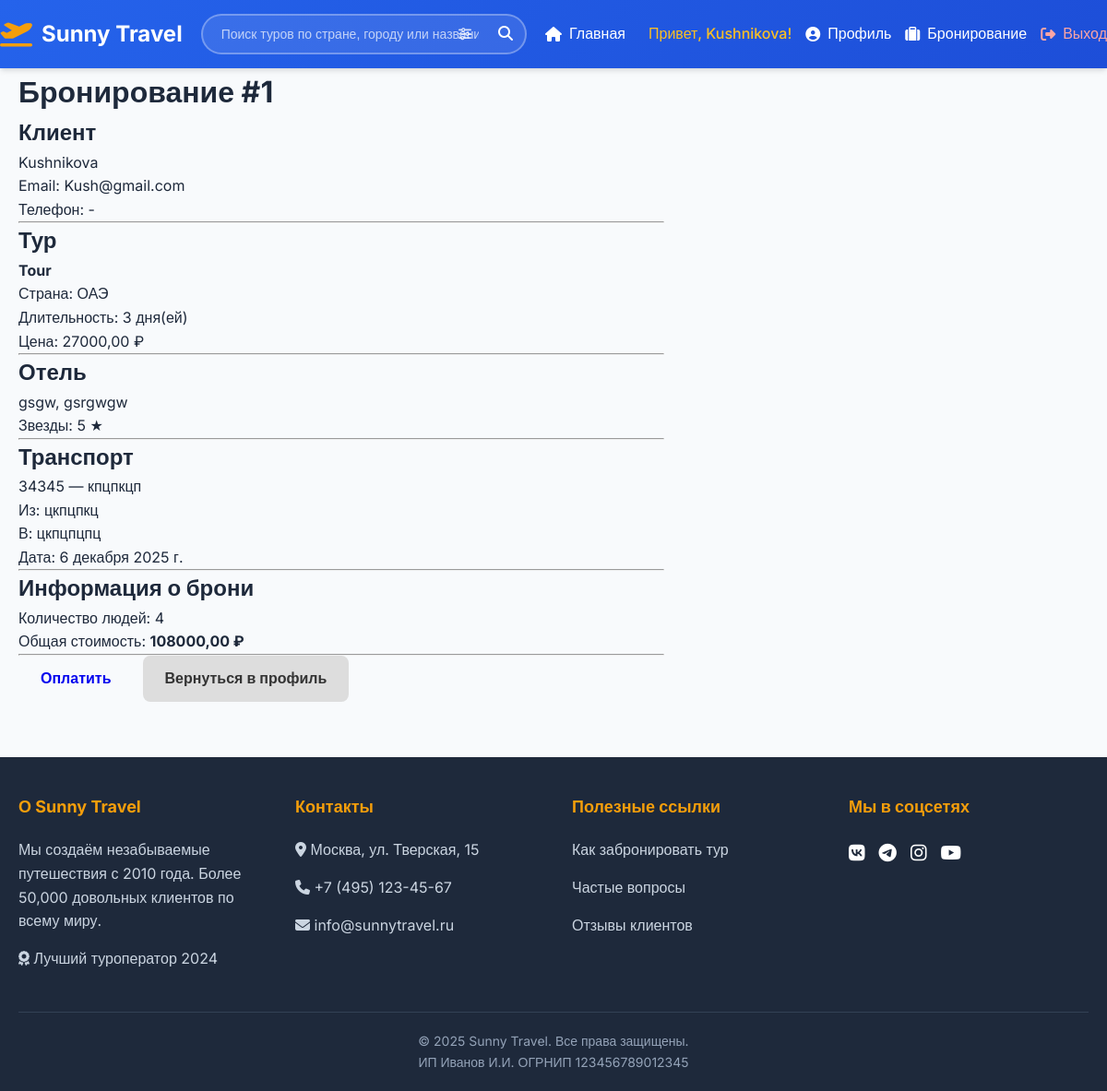
The app's page /booking/1/ (signed in) with its own data.
### main/models.py (models this page shows, shortened)
class Booking(models.Model):
    user = models.ForeignKey(User, on_delete=models.CASCADE, null=True, blank=True)
    client = models.ForeignKey(Client, on_delete=models.CASCADE)
    tour = models.ForeignKey(Tour, on_delete=models.CASCADE)
    hotel = models.ForeignKey(Hotel, on_delete=models.CASCADE)
    transport = models.ForeignKey(Transport, on_delete=models.CASCADE)
    people = models.IntegerField()
    total_price = models.DecimalField(max_digits=10, decimal_places=2)

class Client(models.Model):
    full_name = models.CharField(max_length=100)
    email = models.EmailField()
    phone = models.CharField(max_length=20)
    passport_number = models.CharField(max_length=20)
    birth_date = models.DateField()
    address = models.CharField(max_length=255)

class Tour(models.Model):
    title = models.CharField(max_length=100)
    country = models.CharField(max_length=100)
    duration_days = models.IntegerField()
    description = models.TextField()
    price = models.DecimalField(max_digits=10, decimal_places=2)
    available = models.BooleanField(default=True)

class Hotel(models.Model):
    name = models.CharField(max_length=100)
    city = models.CharField(max_length=100)
    stars = models.IntegerField()
    description = models.TextField()
    rooms = models.IntegerField()
    price_per_night = models.DecimalField(max_digits=8, decimal_places=2)

class Transport(models.Model):
    transport_type = models.CharField(max_length=50)
    company = models.CharField(max_length=100)
    departure_city = models.CharField(max_length=100)
    arrival_city = models.CharField(max_length=100)
    date = models.DateField()
    price = models.DecimalField(max_digits=10, decimal_places=2)

### main/views.py (the view)
# urls.py: path('booking/<int:booking_id>/', views.booking_detail, name='booking_detail'),
@login_required
def booking_detail(request, booking_id):
    booking = get_object_or_404(Booking, id=booking_id, user=request.user)
    return render(request, "main/booking_detail.html", {"booking": booking})

### main/templates/main/booking_detail.html (shortened to what this page needs)
{% extends 'main/base.html' %}
{% block content %}
<div class="card" style="max-width:700px;">
  <h1>Бронирование #{{ booking.id }}</h1>
  <h2>Клиент</h2>
  <p>{{ booking.client.full_name }}</p>
  <p>Email: {{ booking.client.email }}</p>
  <p>Телефон: {{ booking.client.phone }}</p>
  <hr>
  <h2>Тур</h2>
  <p><strong>{{ booking.tour.title }}</strong></p>
  <p>Страна: {{ booking.tour.country }}</p>
  <p>Длительность: {{ booking.tour.duration_days }} дня(ей)</p>
  <p>Цена: {{ booking.tour.price }} ₽</p>
  {% if booking.hotel %}
  <hr>
  <h2>Отель</h2>
  <p>{{ booking.hotel.name }}, {{ booking.hotel.city }}</p>
  <p>Звезды: {{ booking.hotel.stars }} ★</p>
  {% endif %}
  {% if booking.transport %}
  <hr>
  <h2>Транспорт</h2>
  <p>{{ booking.transport.transport_type }} — {{ booking.transport.company }}</p>
  <p>Из: {{ booking.transport.departure_city }}</p>
  <p>В: {{ booking.transport.arrival_city }}</p>
  <p>Дата: {{ booking.transport.date }}</p>
  {% endif %}
  <hr>
  <h2>Информация о брони</h2>
  <p>Количество людей: {{ booking.people }}</p>
  <p>Общая стоимость: <strong>{{ booking.total_price }} ₽</strong></p>
  <hr>
  <div style="display:flex;gap:10px;">
    <a class="btn" href="{% url 'main:payment' %}">Оплатить</a>
    <a class="btn" href="{% url 'main:profile' %}" style="background:#ddd;color:#333;">Вернуться в профиль</a>
  </div>
</div>
{% endblock %}

### main/templates/main/base.html (shortened to what this page needs)
<!doctype html>
<html lang="ru">
<head>
  <link rel="stylesheet" href="https://cdnjs.cloudflare.com/ajax/libs/font-awesome/6.4.0/css/all.min.css">
</head>
<body>
  <header>
    <div class="container header-container">
      <a class="logo" href="{% url 'main:home' %}">
        <i class="fas fa-plane-departure"></i>
        <span>Sunny Travel</span>
      </a>
      <div class="search-container">
        <form action="{% url 'main:search' %}" method="get" class="search-form" id="searchForm">
          <input type="text"
                 name="q"
                 id="searchInput"
                 class="search-input"
                 placeholder="Поиск туров по стране, городу или названию..."
                 value="{{ request.GET.q|default:'' }}"
                 autocomplete="off">
          <button type="submit" class="search-button">
            <i class="fas fa-search"></i>
          </button>
          <a href="{% url 'main:search' %}" class="advanced-search-btn" title="Расширенный поиск">
            <i class="fas fa-sliders-h"></i>
          </a>
        </form>
      </div>
      <nav>
        <a href="{% url 'main:home' %}">
          <i class="fas fa-home"></i>
          <span>Главная</span>
        </a>
        {% if user.is_authenticated %}
          <div class="user-info">
            <span style="color: #fbbf24;">Привет, {{ user.username }}!</span>
            <a href="{% url 'main:profile' %}">
              <i class="fas fa-user-circle"></i>
              <span>Профиль</span>
            </a>
            <a href="{% url 'main:create_booking' %}">
              <i class="fas fa-suitcase"></i>
              <span>Бронирование</span>
            </a>
            <a href="{% url 'main:logout' %}" style="color: #fca5a5;">
              <i class="fas fa-sign-out-alt"></i>
              <span>Выход</span>
            </a>
          </div>
        {% endif %}
      </nav>
    </div>
  </header>
  <main class="container">
    {% block content %}{% endblock %}
  </main>
  <footer>
    <div class="container">
      <div class="footer-content">
        <div class="footer-section">
          <h3>О Sunny Travel</h3>
          <p>Мы создаём незабываемые путешествия с 2010 года. Более 50,000 довольных клиентов по всему миру.</p>
          <p><i class="fas fa-award"></i> Лучший туроператор 2024</p>
        </div>
        <div class="footer-section">
          <h3>Контакты</h3>
          <p><i class="fas fa-map-marker-alt"></i> Москва, ул. Тверская, 15</p>
          <p><i class="fas fa-phone"></i> +7 (495) 123-45-67</p>
          <p><i class="fas fa-envelope"></i> info@sunnytravel.ru</p>
        </div>
        <div class="footer-section">
          <h3>Полезные ссылки</h3>
          <p><a href="#" style="color:#cbd5e1;text-decoration:none;">Как забронировать тур</a></p>
          <p><a href="#" style="color:#cbd5e1;text-decoration:none;">Частые вопросы</a></p>
          <p><a href="#" style="color:#cbd5e1;text-decoration:none;">Отзывы клиентов</a></p>
        </div>
        <div class="footer-section">
          <h3>Мы в соцсетях</h3>
          <div class="social-links">
            <a href="#"><i class="fab fa-vk"></i></a>
            <a href="#"><i class="fab fa-telegram"></i></a>
            <a href="#"><i class="fab fa-instagram"></i></a>
            <a href="#"><i class="fab fa-youtube"></i></a>
          </div>
        </div>
      </div>
      <div class="footer-bottom">
        <p>&copy; {% now "Y" %} Sunny Travel. Все права защищены.</p>
        <p>ИП Иванов И.И. ОГРНИП 123456789012345</p>
      </div>
    </div>
  </footer>
</body>
</html>

### main/templates/main/base.html (style rules this page uses)
:root { --primary: #2563eb; --primary-dark: #1d4ed8; --secondary: #f59e0b; --accent: #10b981; --light: #f8fafc; --dark: #1e293b; --muted: #64748b; --card-bg: #ffffff; --card-border: #e2e8f0; --shadow: 0 4px 6px -1px rgba(0, 0, 0, 0.1), 0 2px 4px -1px rgba(0, 0, 0, 0.06); --shadow-lg: 0 10px 15px -3px rgba(0, 0, 0, 0.1), 0 4px 6px -2px rgba(0, 0, 0, 0.05); }
* { margin: 0; padding: 0; box-sizing: border-box; }
body { font-family: 'Inter', sans-serif; background-color: var(--light); color: var(--dark); line-height: 1.6; }
header { background: linear-gradient(135deg, var(--primary) 0%, var(--primary-dark) 100%); color: white; box-shadow: var(--shadow); position: sticky; top: 0; z-index: 1000; }
.container { max-width: 1200px; margin: 0 auto; padding: 0 20px; }
.header-container { display: flex; justify-content: space-between; align-items: center; padding: 15px 0; }
.logo { display: flex; align-items: center; gap: 10px; text-decoration: none; color: white; font-size: 24px; font-weight: 700; }
.logo i { color: var(--secondary); font-size: 28px; }
.search-container { flex: 1; max-width: 500px; margin: 0 20px; position: relative; }
.search-form { position: relative; }
.search-input { width: 100%; padding: 12px 50px 12px 20px; border: 2px solid rgba(255,255,255,0.3); border-radius: 30px; font-size: 14px; background: rgba(255,255,255,0.1); color: white; transition: all 0.3s; }
.search-input::placeholder { color: rgba(255,255,255,0.7); }
.search-button { position: absolute; right: 15px; top: 50%; transform: translateY(-50%); background: none; border: none; color: white; cursor: pointer; font-size: 16px; }
.advanced-search-btn { position: absolute; right: 60px; top: 50%; transform: translateY(-50%); color: rgba(255,255,255,0.8); text-decoration: none; font-size: 14px; }
nav { display: flex; align-items: center; gap: 25px; }
nav a { color: white; text-decoration: none; font-weight: 500; font-size: 16px; transition: all 0.3s ease; display: flex; align-items: center; gap: 8px; }
.user-info { display: flex; align-items: center; gap: 15px; }
.user-info span { font-weight: 500; }
.btn { display: inline-flex; align-items: center; justify-content: center; gap: 8px; padding: 12px 24px; border-radius: 8px; font-weight: 600; text-decoration: none; cursor: pointer; transition: all 0.3s ease; border: none; font-size: 16px; }
main { min-height: calc(100vh - 180px); }
footer { background-color: var(--dark); color: white; padding: 40px 0 20px; margin-top: 60px; }
.footer-content { display: grid; grid-template-columns: repeat(auto-fit, minmax(250px, 1fr)); gap: 40px; margin-bottom: 30px; }
.footer-section h3 { color: var(--secondary); margin-bottom: 20px; font-size: 18px; }
.footer-section p { color: #cbd5e1; margin-bottom: 15px; }
.social-links { display: flex; gap: 15px; margin-top: 20px; }
.social-links a { color: white; font-size: 20px; transition: color 0.3s; }
.footer-bottom { text-align: center; padding-top: 20px; border-top: 1px solid #334155; color: #94a3b8; font-size: 14px; }

### records on screen
Booking: id "1", client.full_name "Kushnikova", client.email "Kush@gmail.com", client.phone "-", tour "Tour", tour.country "ОАЭ", tour.duration_days "3", tour.price "27000,00", hotel.name "gsgw", hotel.city "gsrgwgw", hotel.stars "5", transport.transport_type "34345", transport.company "кпцпкцп", transport.departure_city "цкпцпкц", transport.arrival_city "цкпцпцпц", transport "6 декабря 2025 г.", people "4", total_price "108000,00"

### other values on screen
{{ user.username }} "Kushnikova"
